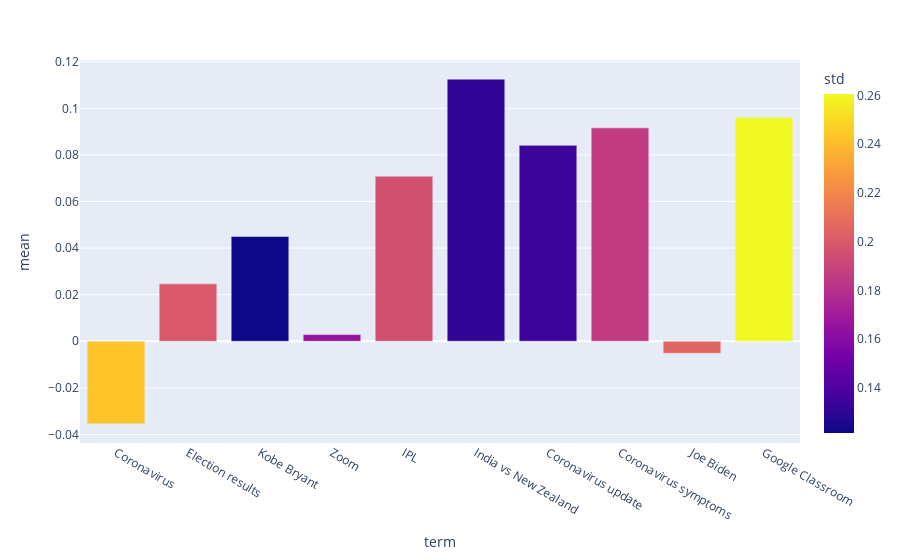

The code cell stored with this chart in its notebook:
### Code cell
# 2020
top_2020 = list(pytrends.top_charts(2020)['title'])
Answer2(top_2020)

### Figure 1 — Plotly figure (JSON) as saved in the notebook; plotly's stock layout.template omitted (floating-point values rounded to 4 significant figures)
{"data": [{"alignmentgroup": "True", "hoverlabel": {"namelength": 0}, "hovertemplate": "term=%{x}<br>mean=%{y}<br>std=%{marker.color}", "legendgroup": "", "marker": {"color": [0.243, 0.1993, 0.1214, 0.166, 0.1961, 0.1312, 0.1343, 0.1859, 0.2046, 0.2606], "coloraxis": "coloraxis"}, "name": "", "offsetgroup": "", "orientation": "v", "showlegend": false, "textposition": "auto", "type": "bar", "x": ["Coronavirus", "Election results", "Kobe Bryant", "Zoom", "IPL", "India vs New Zealand", "Coronavirus update", "Coronavirus symptoms", "Joe Biden", "Google Classroom"], "xaxis": "x", "y": [-0.03545, 0.02465, 0.045, 0.002857, 0.07083, 0.1125, 0.08409, 0.0916, -0.005166, 0.096], "yaxis": "y"}], "layout": {"barmode": "relative", "coloraxis": {"colorbar": {"title": {"text": "std"}}, "colorscale": [[0, "#0d0887"], [0.1111, "#46039f"], [0.2222, "#7201a8"], [0.3333, "#9c179e"], [0.4444, "#bd3786"], [0.5556, "#d8576b"], [0.6667, "#ed7953"], [0.7778, "#fb9f3a"], [0.8889, "#fdca26"], [1, "#f0f921"]]}, "legend": {"tracegroupgap": 0}, "margin": {"t": 60}, "xaxis": {"anchor": "y", "domain": [0, 1], "title": {"text": "term"}}, "yaxis": {"anchor": "x", "domain": [0, 1], "title": {"text": "mean"}}}}
